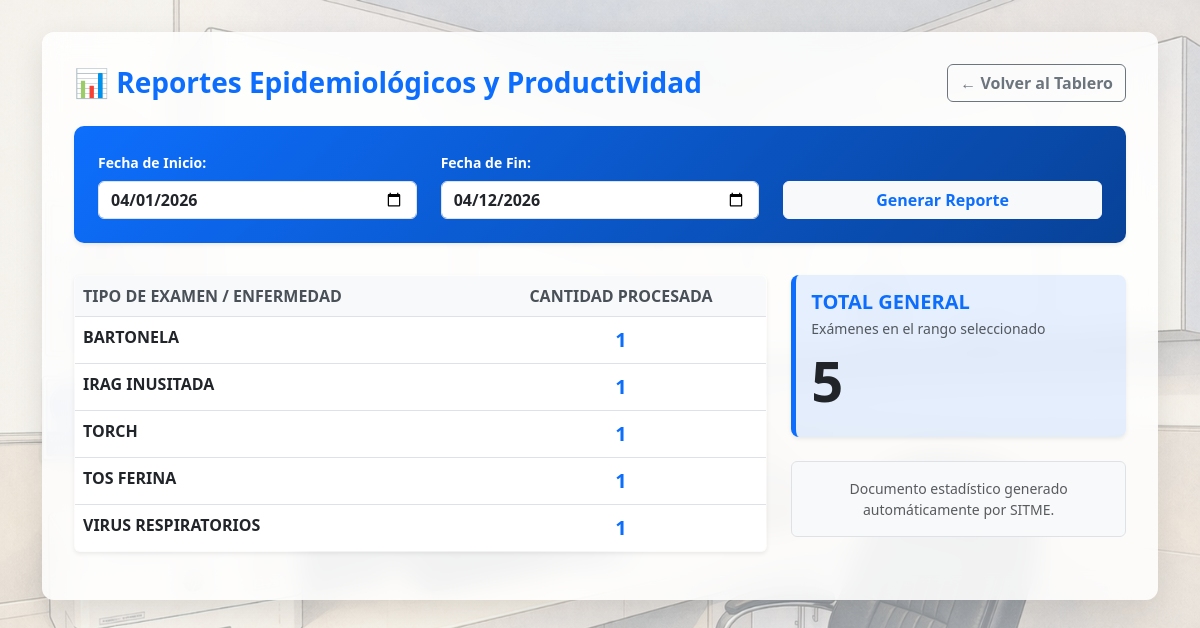
Before: /estadisticas/ (signed in) with the older database file.
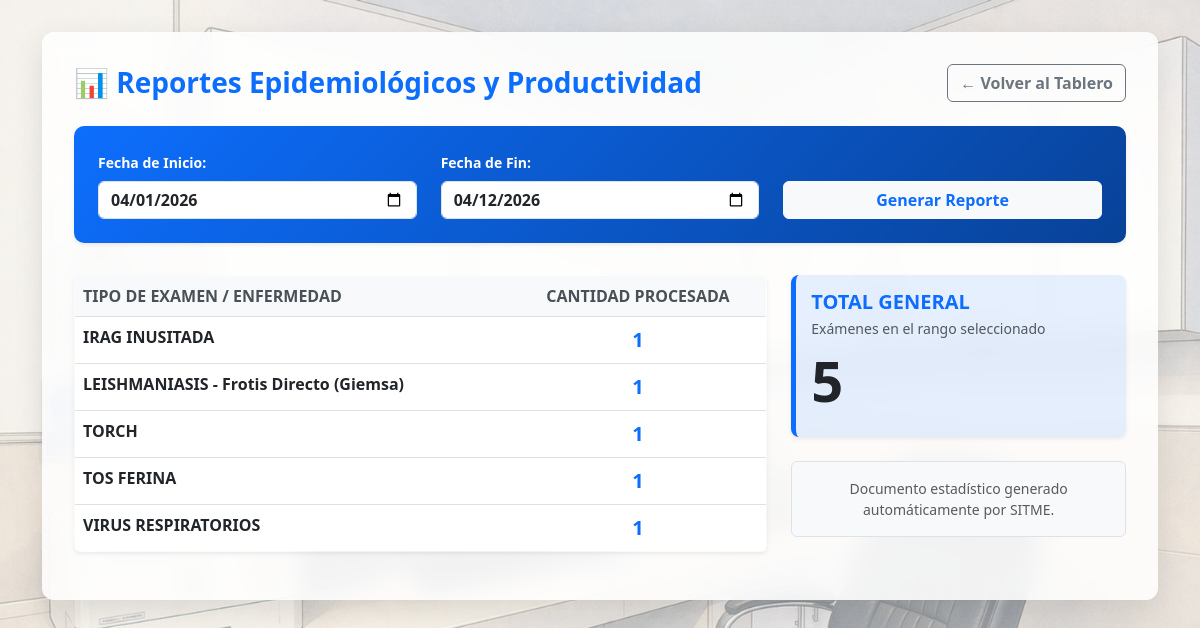
After: the same page with the newer database file.
### tracking/models.py (models this page shows, shortened)
class CatalogoExamen(models.Model):
    nombre = models.CharField(max_length=100, unique=True, verbose_name="Nombre del Examen")
    activo = models.BooleanField(default=True, verbose_name="¿Disponible para solicitar?")
    class Meta:
        verbose_name = "Catálogo de Examen"
        verbose_name_plural = "Catálogo de Exámenes"
        ordering = ['nombre']

### tracking/views.py (the view)
# urls.py: path('estadisticas/', views.estadisticas, name='estadisticas'),
@login_required(login_url='login')
def estadisticas(request):
    if not request.user.is_staff and request.user.username != 'epidemiologia':
        return redirect('dashboard')
    hoy = datetime.date.today()
    inicio_mes = hoy.replace(day=1)
    fecha_inicio = request.GET.get('inicio', inicio_mes.strftime('%Y-%m-%d'))
    fecha_fin = request.GET.get('fin', hoy.strftime('%Y-%m-%d'))
    ordenes = OrdenExamen.objects.filter(
        fecha_solicitud__date__gte=fecha_inicio,
        fecha_solicitud__date__lte=fecha_fin
    )
    conteo_examenes = ordenes.values('tipo_examen__nombre').annotate(total=Count('id')).order_by('-total')
    total_general = ordenes.count()
    return render(request, 'tracking/estadisticas.html', {
        'conteo_examenes': conteo_examenes,
        'total_general': total_general,
        'fecha_inicio': fecha_inicio,
        'fecha_fin': fecha_fin
    })

### tracking/templates/tracking/estadisticas.html (shortened to what this page needs)
{% load static %}
<!DOCTYPE html>
<html lang="es">
<head>
    <link href="https://cdn.jsdelivr.net/npm/bootstrap@5.3.0/dist/css/bootstrap.min.css" rel="stylesheet">
</head>
<body>
<div class="container pb-5">
    <div class="glass-container">
        <div class="d-flex justify-content-between align-items-center mb-4">
            <h3 class="fw-bold text-primary mb-0">📊 Reportes Epidemiológicos y Productividad</h3>
            <a href="{% url 'dashboard' %}" class="btn btn-outline-secondary fw-bold">← Volver al Tablero</a>
        </div>
        <div class="header-stats shadow-sm">
            <form method="GET" class="row align-items-end">
                <div class="col-md-4">
                    <label class="form-label fw-bold small">Fecha de Inicio:</label>
                    <input type="date" name="inicio" class="form-control fw-semibold" value="{{ fecha_inicio }}">
                </div>
                <div class="col-md-4">
                    <label class="form-label fw-bold small">Fecha de Fin:</label>
                    <input type="date" name="fin" class="form-control fw-semibold" value="{{ fecha_fin }}">
                </div>
                <div class="col-md-4">
                    <button type="submit" class="btn btn-light text-primary fw-bold w-100">Generar Reporte</button>
                </div>
            </form>
        </div>
        <div class="row">
            <div class="col-md-8">
                <table class="table table-hover table-custom border shadow-sm rounded overflow-hidden">
                    <thead>
                        <tr>
                            <th>TIPO DE EXAMEN / ENFERMEDAD</th>
                            <th class="text-center">CANTIDAD PROCESADA</th>
                        </tr>
                    </thead>
                    <tbody>
                        {% for item in conteo_examenes %}
                        <tr>
                            <td class="fw-bold" style="color: #212529;">{{ item.tipo_examen__nombre }}</td>
                            <td class="text-center fw-bold fs-5 text-primary">{{ item.total }}</td>
                        </tr>
                        {% empty %}
                        <tr>
                            <td colspan="2" class="text-center py-4 text-muted">No hay registros en estas fechas.</td>
                        </tr>
                        {% endfor %}
                    </tbody>
                </table>
            </div>
            <div class="col-md-4">
                <div class="total-box shadow-sm">
                    <h5 class="text-primary fw-bold mb-1">TOTAL GENERAL</h5>
                    <p class="text-muted small mb-2">Exámenes en el rango seleccionado</p>
                    <h1 class="display-4 fw-bold text-dark">{{ total_general }}</h1>
                </div>
                <div class="mt-4 p-3 bg-light rounded border text-muted small text-center">
                    Documento estadístico generado automáticamente por SITME.
                </div>
            </div>
        </div>
    </div>
</div>
</body>
</html>

Changed rows visible on the page:
removed CatalogoExamen: tipo_examen__nombre "BARTONELA", total "1"
added CatalogoExamen: tipo_examen__nombre "LEISHMANIASIS - Frotis Directo (Giemsa)", total "1"
